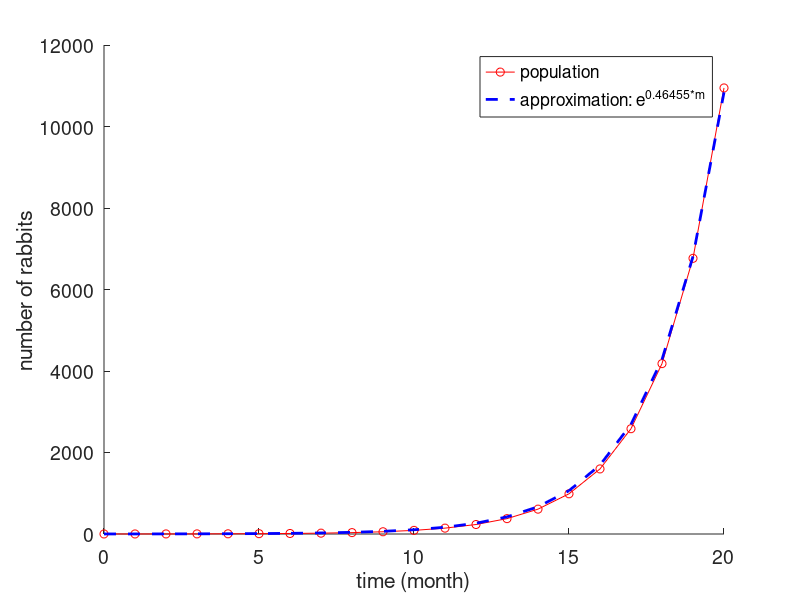
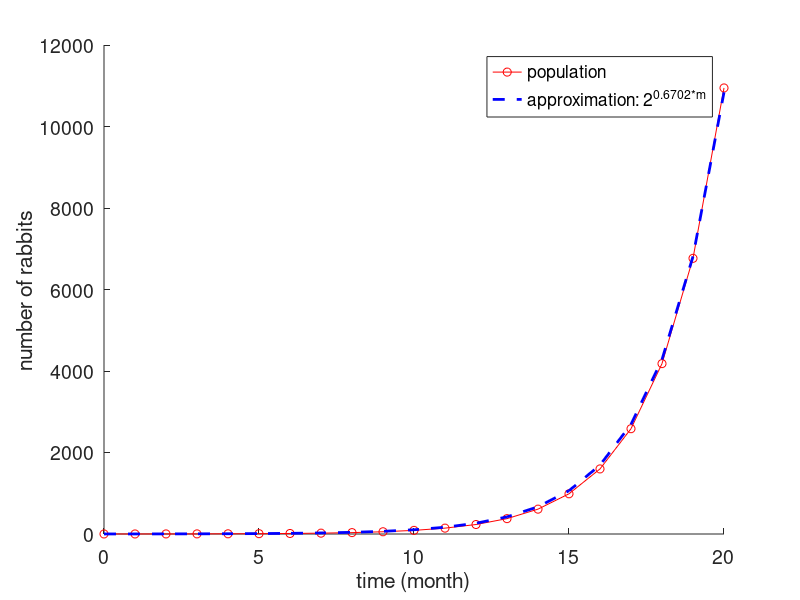

The MATLAB script that drew these images, in order:
% Dakota Grusak

close all;
clear all;
clc;
format long 

m = 0:1:20; %month
p = zeros(size(m)); %rabbit population

%% Fibonacci sequence
p(1) = 1;
p(2) = 1;
for i = 3:length(m)
    p(i) = p(i-1) + p(i-2);
end

%%%%%%%%%%%%%%%compute population at a future month "n" for testing
n = 20; % at n=20 no significant difference is seen, but as n increases
m_test = 0:1:n; 
p_test = zeros(size(m_test)); 
p_test(1) = 1;
p_test(2) = 1;
for i = 3:length(m_test)
    p_test(i) = p_test(i-1) + p_test(i-2);
end
%%%%%%%%%%%%%%%


%% Base e
fun = @(r)exp(r*m)-p; %approximate function (r: growth rate)
r0 = 0.5; %initial guess
[r_result, resnorm, residual, exitflag] = lsqnonlin(fun,r0); 
    %resulting rate (from nonlinear least-squares solver)
r_result
exitflag

percentErrExp = (exp(r_result*m_test(end))-p_test(end))/p_test(end)*100

figure
axes('FontSize',14)
hold all
plot(m,p,'-or',m,exp(r_result*m),'--b','linewidth',2)
legend('population',['approximation: e^{',num2str(r_result),'*m}'])
xlabel('time (month)')
ylabel('number of rabbits')

%%%%%%%%%%%%

%% Base 2
fun = @(r)2.^(r*m)-p; %approximate function (r: growth rate)
r0 = 0.5; %initial guess
[r_result, resnorm, residual, exitflag] = lsqnonlin(fun,r0); 
    %resulting rate (from nonlinear least-squares solver)
r_result
exitflag

percentErr2 = 100*(2.^(r_result*m_test(end))-p_test(end))/p_test(end)
% maxPercentErrBase2 = max(percentErrBase2) % compare this value to base 2

figure
axes('FontSize',14)
hold all
plot(m,p,'-or',m,2.^(r_result*m),'--b','linewidth',2)
legend('population',['approximation: 2^{',num2str(r_result),'*m}'])
xlabel('time (month)')
ylabel('number of rabbits')

%% Justification
% The percent error for both models are similar at n~20 with insignificant 
% differences valued at less than 1%. The model deviates from the Fibonacci
% sequence as n increases. 

% The base e model was more accurate than the base 2 model. 







